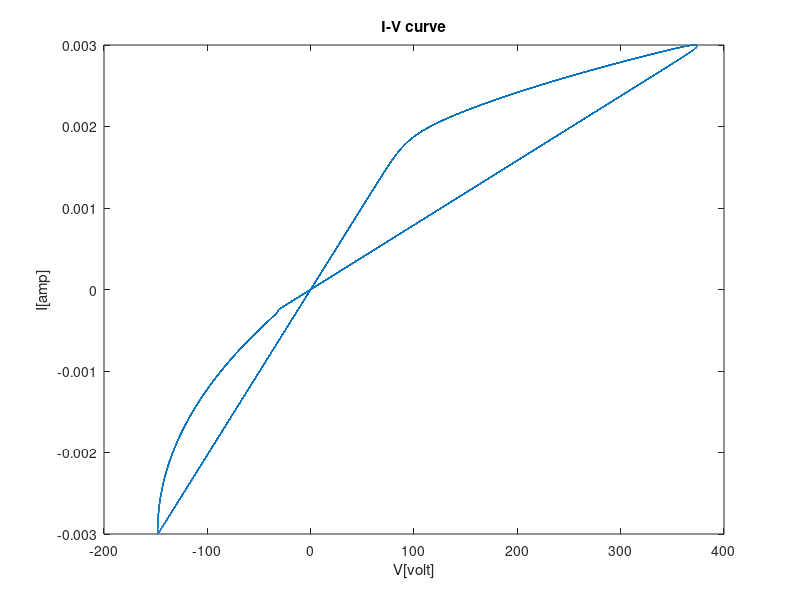
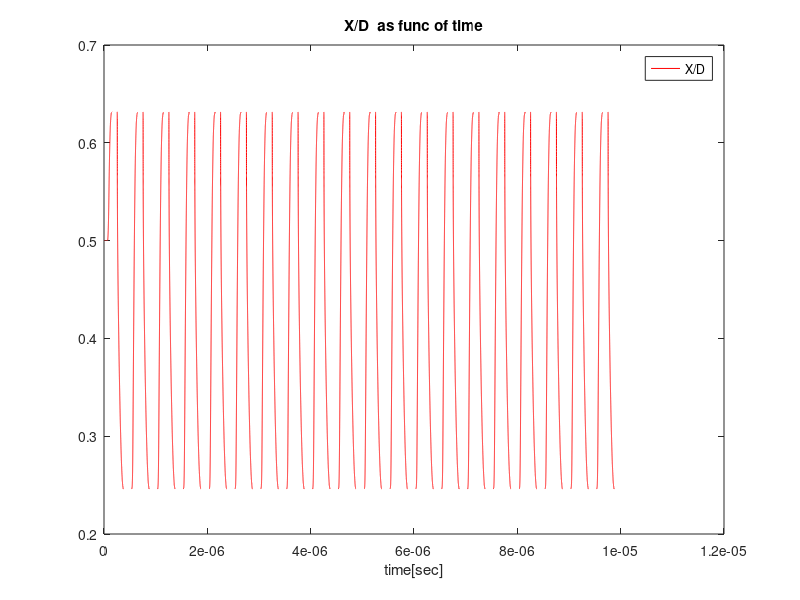

Recreate these plots in MATLAB, in order.
%Model name: model of Memristor based on Theoretical formulas
%           this model was written by Dmitry Fliter and Keren Talisveyberg 
%           Technion Israel institute of technology EE faculty December 2011


model = 1;   % define the model 0 - Linear Ion Drift ; 1 - Simmons Tunnel Barrier; 2 - Team model ; 3 - Nonlinear Ion Drift model
win   = 0;   % define the window type :  0 - No window; 1 - Jogelkar window ; 2 - Biolek window ; 3 - Prodromakis window ; 4- Kvatinsky window (Team model only) 
iv    = 0;   % IV_relation=0 means linear V=IR. IV_relation=1 means nonlinear V=I*exp{..}  

%Genaral parameters
num_of_cycles = 20;
amp = 0.003;
freq = 2e6;
w_init = 0.5; % the initial state condition [0:1] 
D = 3e-09;
V_t = 0;
P_coeff = 2;
J = 1;
Roff = 2e5;
Ron = 100;

%Linear Ion Drift parameters 
uV=1e-15;                                %%dopants mobility


%Simmons Tunnel Bariier % Team parameters
a_on = 2e-09;
a_off = 1.2e-09;
c_on = 40e-06;
c_off = 3.5e-06;
alpha_on = 3;
alpha_off = 3;
k_on = -8e-13;
k_off = 8e-13;
i_on = 8.9e-06;
i_off = 115e-06;
x_on = 3e-09;
x_off = 0;
X_c = 107e-12;
b = 500e-06;

%Nonlinear Ion Drift parametrs
beta = 9;
a = 4;
c = 0.01;
n = 14;
q = 13;
g = 4;
alpha = 7;

%% Linear Ion Drift model 

if (model==0)  

tspan=[0 num_of_cycles/freq];                       %%time length of the simulation
points=2e5;                              %%number of sampling points
W0=w_init*D;                            %define the initial value of W
tspan_vector = linspace(tspan(1),tspan(2),points);         % Create vector of initial values
I = amp*sin(freq*2*pi*tspan_vector);                   %%can also use square wave generated by : (square(tspan_vector));
W=zeros(size((tspan_vector)));
W_dot=zeros(size((tspan_vector)));
delta_t=tspan_vector(2)-tspan_vector(1);                        %%define the step size

W(1)=W0;                                                 %% initiliaze the first W vetor elemnt to W0 - the initial condition
for i=2:length(tspan_vector)
    % case this is an ideal window
    if (((win==0) || (win==4)) && ((abs (I(i))) >= (V_t/ (Ron*W(i-1)/D+Roff*(1-W(i-1)/D))))) 
        W_dot(i)=I(i)*(Ron*uV/D);
        W(i)=W(i-1)+W_dot(i)*delta_t;
    elseif ((win==0) && ((abs(I(i)))  < (V_t/ (Ron*W(i-1)/D+Roff*(1-W(i-1)/D)))))
        W(i)=W(i-1);
        W_dot(i)=0;
        
    end
    
    % case this is Jogelkar window
    if ((win==1) && ((abs(I(i))) >= (V_t/(Ron*W(i-1)/D+Roff*(1-W(i-1)/D)))))
        W_dot(i)=I(i)*(Ron*uV/D);
        W(i)=W(i-1)+W_dot(i)*delta_t*(1-(2*W(i-1)/D-1)^(2*P_coeff));%%+1e-18*sign(I(i));
    elseif ((win==1) && ((abs (I(i)) ) < (V_t/ (Ron*W(i-1)/D+Roff*(1-W(i-1)/D)))))
        W(i)=W(i-1);
        W_dot(i)=0;

    end
    
        % case this is Biolek window
    if ((win==2) && ((abs(I(i))) >= (V_t/(Ron*W(i-1)/D+Roff*(1-W(i-1)/D)))))
        W_dot(i)=I(i)*(Ron*uV/D);
        W(i)=W(i-1)+W_dot(i)*delta_t*(1-(W(i-1)/D-heaviside(-I(i)))^(2*P_coeff));
    elseif ((win==2) && ((abs(I(i))) < (V_t/(Ron*W(i-1)/D+Roff*(1-W(i-1)/D)))))
        W(i)=W(i-1);
        W_dot(i)=0;
    end
 
        % case this is Prodromakis window
    if ((win==3) && ((abs(I(i))) >= (V_t/(Ron*W(i-1)/D+Roff*(1-W(i-1)/D)))))
        W_dot(i)=I(i)*(Ron*uV/D);
        W(i)=W(i-1)+W_dot(i)*delta_t*(J*(1-((W(i-1)/D-0.5)^2+0.75)^P_coeff));
    elseif ((win==3) && ((abs(I(i))) < (V_t/(Ron*W(i-1)/D+Roff*(1-W(i-1)/D)))))
        W(i)=W(i-1);
        W_dot(i)=0;
    end
    
  % correct the w vector according to bounds [0 D]
    if W(i) < 0
        W(i) = 0;
        W_dot(i)=0;
    elseif W(i) > D
        W(i) = D;
        W_dot(i)=0;
    end
end

R=Ron*W/D+Roff*(1-W/D); %%this parameter might be useful for debug
V= R.*I; 
figure(1);
plot(V(20e3:end),I(20e3:end));
title('I-V curve');
xlabel('V[volt]');
ylabel('I[amp]');

figure(2);
plot(tspan_vector,W/D,'r');
title('W/D as func of time');
xlabel('time[sec]');
legend('W/D');


end

%%  Simmons Tunnel Barrier model
if (model==1)

points=2e5;
tspan=[0 num_of_cycles/freq];
t = linspace(tspan(1),tspan(2),points);
curr = amp*sin(freq*2*pi*t);
X=zeros(1,points);
X_dot=zeros(1,points);
delta_t=t(2)-t(1);

X(1)=w_init*D;
      
for i=2:(length(t))
          if curr(i)> 0
               X_dot(i)=c_off*sinh(curr(i)/i_off)*exp(-exp((X(i-1)-a_off)/X_c-abs(curr(i))/b)-X(i-1)/X_c);
          else
              X_dot(i)=c_on*sinh(curr(i)/i_on)*exp(-exp(-(X(i-1)-a_on)/X_c-abs(curr(i))/b)-X(i-1)/X_c);
          end
          
         X(i)=X(i-1)+delta_t*X_dot(i);
         
    if (X(i) < 0)
        X(i) = 0;
        X_dot(i)=0;
    elseif (X(i) > D)
        X(i) = D;
        X_dot(i)=0;
    end
end

R=Roff.*X./D+Ron.*(1-X./D);
V=R.*curr;

figure(1);
plot(V(20e3:end),curr(20e3:end));
title('I-V curve');
xlabel('V[volt]');
ylabel('I[amp]');

figure(2);
plot(t,X/D,'r');
title('X/D  as func of time');
xlabel('time[sec]');
legend('X/D');

end

%%  Team model 

if (model==2)
points=2e5;
tspan=[0 num_of_cycles/freq];
t = linspace(tspan(1),tspan(2),points);
curr = amp*sin(freq*2*pi*t);
X=zeros(1,points);
X_dot=zeros(1,points);
delta_t=t(2)-t(1);

X(1)=w_init*D;
     
for i=2:(length(t))
    % case this is an ideal window
    if (win == 0) 
          
          if (curr(i) > 0) && (curr(i) > i_off)
               X_dot(i)=k_off*(curr(i)/i_off-1)^alpha_off;
               X(i)=X(i-1)+delta_t*X_dot(i);
          elseif (curr(i) <= 0) && (curr(i) < i_on)
               X_dot(i)=k_on*(curr(i)/i_on-1)^alpha_on;
               X(i)=X(i-1)+delta_t*X_dot(i);
          else
               X(i)=X(i-1);
               X_dot(i)=0;
          end
    end
    
    % case this is Jogelkar window
    if (win == 1) 
          if (curr(i) > 0) && (curr(i) > i_off)
               X_dot(i)=k_off*(curr(i)/i_off-1)^alpha_off;
               X(i)=X(i-1)+delta_t*X_dot(i).*(1-(2*X(i-1)/D-1)^(2*P_coeff));
          elseif (curr(i) <= 0) && (curr(i) < i_on)
               X_dot(i)=k_on*(curr(i)/i_on-1)^alpha_on;
               X(i)=X(i-1)+delta_t*X_dot(i).*(1-(2*X(i-1)/D-1)^(2*P_coeff));
          else
               X(i)=X(i-1);
               X_dot(i)=0;
          end
    end
    
    % case this is Biolek window
    if (win == 2) 
          if (curr(i) > 0) && (curr(i) > i_off)
               X_dot(i)=k_off*(curr(i)/i_off-1)^alpha_off;
               X(i)=X(i-1)+delta_t*X_dot(i).*(1-(1-X(i-1)/D-heaviside(curr(i)))^(2*P_coeff));
          elseif (curr(i) <= 0) && (curr(i) < i_on)
               X_dot(i)=k_on*(curr(i)/i_on-1)^alpha_on;
               X(i)=X(i-1)+delta_t*X_dot(i).*(1-(1-X(i-1)/D-heaviside(curr(i)))^(2*P_coeff));
          else
               X(i)=X(i-1);
               X_dot(i)=0;
          end
    end
    
    % case this is Prodromakis window
    if (win == 3)
          if (curr(i) > 0) && (curr(i) > i_off)
               X_dot(i)=k_off*(curr(i)/i_off-1)^alpha_off;
               X(i)=X(i-1)+delta_t*X_dot(i).*(J*(1-((X(i-1)/D-0.5)^2+0.75)^P_coeff));
          elseif (curr(i) <= 0) && (curr(i) < i_on)
               X_dot(i)=k_on*(curr(i)/i_on-1)^alpha_on;
               X(i)=X(i-1)+delta_t*X_dot(i).*(J*(1-((X(i-1)/D-0.5)^2+0.75)^P_coeff));
          else
               X(i)=X(i-1);
               X_dot(i)=0;
          end
    end
    
    % case this is Kvatinsky window
    if (win == 4)
          if (curr(i) > 0) && (curr(i) > i_off)
               X_dot(i)=k_off*(curr(i)/i_off-1)^alpha_off*exp(-exp((X(i-1)-a_off)/X_c));
               X(i)=X(i-1)+delta_t*X_dot(i);
          elseif (curr(i) <= 0) && (curr(i) < i_on)
               X_dot(i)=k_on*(curr(i)/i_on-1)^alpha_on*exp(-exp(-(X(i-1)-a_on)/X_c));
               X(i)=X(i-1)+delta_t*X_dot(i);
          else
               X(i)=X(i-1);
               X_dot(i)=0;
          end
    end
     
    if (X(i) < 0)
        X(i) = 0;
        X_dot(i)=0;
    elseif (X(i) > D)
        X(i) = D;
        X_dot(i)=0;
    end


end

    if (iv == 0) %case I-V relation is linear
       R=Roff.*X./D+Ron.*(1-X./D);
       V=R.*curr;
    else %case the I-V relation is nonlinear
       lambda = log(Roff/Ron);
       V=Ron*curr.*exp(lambda*(X-x_on)/(x_off-x_on));
    end
    
figure(1);    
plot(V(20e3:end),curr(20e3:end));
title('I-V curve');
xlabel('V[volt]');
ylabel('I[amp]');

figure(2);
plot(t,X/D);
title('X/D as func of time');
xlabel('time[sec]');
legend('X/D');

end

%%  Nonlinear Ion Drift model 
if (model==3)
points=40000;
tspan=[0 num_of_cycles/freq];
t = linspace(tspan(1),tspan(2),points);
delta_t = t(2) - t(1);
V = amp*sin(freq*2*pi*t);
W=zeros(size((t)));
W_dot=zeros(size((t)));
curr=zeros(size((t)));
W(1) = w_init;

for i=2:points
    % case this is an ideal window
    if ((win==0) || (win==4))
        W_dot(i)=a*V(i)^q;
        W(i)=W(i-1)+W_dot(i)*delta_t;  
    end
    
    % case this is Jogelkar window
    if (win==1)
        W_dot(i)=a*V(i)^q;
        W(i)=W(i-1)+W_dot(i)*delta_t*(1-(2*W(i-1)-1)^(2*P_coeff));
    end
    
     % case this is Biolek window
    if (win==2)
        W_dot(i)=a*V(i)^q;
        W(i)=W(i-1)+W_dot(i)*delta_t*(1-(W(i-1)-heaviside(-V(i-1)))^(2*P_coeff));
   end
 
    % case this is Prodromakis window
    if (win==3)
        W_dot(i)=a*V(i)^q;
        W(i)=W(i-1)+W_dot(i)*delta_t*(J*(1-((W(i-1)-0.5)^2+0.75)^P_coeff));
    end
    
    % correct the w vector according to bounds [0 D]
    if W(i) < 0
        W(i) = 0;
        W_dot(i)=0;
    elseif W(i) > 1
        W(i) = 1;
        W_dot(i)=0;
    end
    
  curr(i)=W(i)^n*beta*sinh(alpha*V(i))+c*(exp(g*V(i))-1);
    
    
end
figure(1);
plot(V(20e3:end),curr(20e3:end));
title('I-V curve');
xlabel('V[volt]');
ylabel('I[amp]');

figure(2);
plot(t,W,'r');
title('W/D');
xlabel('time[sec]');
legend('W/D');

end
